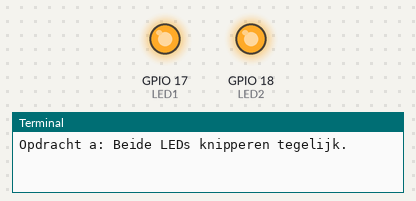
Bench run of a program on a simulated Raspberry Pi (BCM pin numbers). On the bench: output pins drawn as LEDs (lit = HIGH), the last lines printed to the terminal. The clock reads 2024-03-15 10:24:30 at power-on unless the program sets it. At 40.0 s the program stops and its outputs stay as they are.

Above: at 0.1 s.
At 20.1 s:
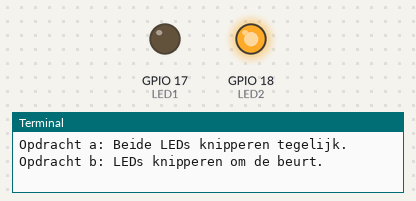
At 36.1 s:
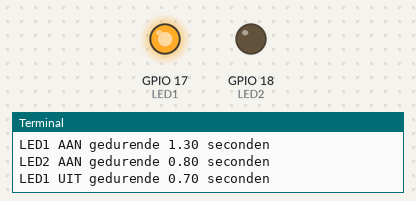
At 39.4 s:
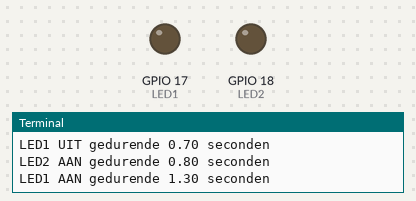
Timing chart, 0 to 40.9 s (numbered marks = the images above):
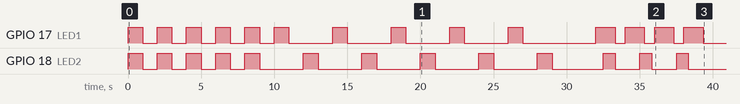

The program:

opdr3_multiple_leds.py
```python
# Opdracht 3: Bestuur 2 LEDs tegelijk
# Naam: Nina Schrauwen
# Beschrijving: Bestuur 2 LEDs tegelijk, na elkaar en met verschillende intervallen. Opdracht onderverdeeld in 3 aparte functies die achter elkaar worden aangeroepen (a t/m c).

# Importeer bibliotheken
import RPi.GPIO as GPIO
import time

# GPIO-pin nummers van de LEDs
LED1 = 17
LED2 = 18

# GPIO-instellingen
GPIO.setmode(GPIO.BCM)  # Gebruik Broadcom SOC-pinnummering
GPIO.setup(LED1, GPIO.OUT)  # Zet pin als output
GPIO.setup(LED2, GPIO.OUT)  # Zet pin als output

# Laat beide LEDs tegelijk knipperen, 1 seconde aan, 1 seconde uit
def opdracht_a():
    print("Opdracht a: Beide LEDs knipperen tegelijk.")

    # LEDs 5 keer tegelijk laten knipperen
    for _ in range(5):
        GPIO.output(LED1, GPIO.HIGH)  # Zet LED aan
        GPIO.output(LED2, GPIO.HIGH)  # Zet LED aan
        time.sleep(1)  # Laat LEDs 1 seconde aan

        GPIO.output(LED1, GPIO.LOW)  # Zet LED uit
        GPIO.output(LED2, GPIO.LOW)  # Zet LED uit
        time.sleep(1)  # Laat LEDs 1 seconde uit

# Laat de LEDs om de beurt knipperen, elk 1 seconde aan/uit
def opdracht_b():
    print("Opdracht b: LEDs knipperen om de beurt.")

    # LEDs 5 keer om en om laten knipperen
    for _ in range(5):
        GPIO.output(LED1, GPIO.HIGH)  # Zet LED1 aan
        time.sleep(1)
        GPIO.output(LED1, GPIO.LOW)  # Zet LED1 uit
        time.sleep(1)

        GPIO.output(LED2, GPIO.HIGH)  # Zet LED2 aan
        time.sleep(1)
        GPIO.output(LED2, GPIO.LOW)  # Zet LED2 uit
        time.sleep(1)

# Laat beide LEDs tegelijk knipperen met verschillende intervallen
def opdracht_c():
    print("Opdracht c: Beide LEDs knipperen tegelijk met verschillende intervallen.")

    # Definieer de intervallen voor beide LEDs
    led1_intervals = [1.3, 0.7]  # [aan, uit] intervallen voor LED1
    led2_intervals = [0.8, 1.7]  # [aan, uit] intervallen voor LED2

    # Initialiseer LED-statussen en timers
    led1_state = GPIO.HIGH
    led2_state = GPIO.HIGH
    # Start met interval[0] omdat de LEDs beginnen met HIGH
    led1_timer = time.time() + led1_intervals[0]
    led2_timer = time.time() + led2_intervals[0]
    # Houd bij hoelang de LED daadwerkelijk aan of uit is geweest
    led1_last_interval = time.time()
    led2_last_interval = time.time()

    # Starttijd ophalen
    start_time = time.time()
    # Voer de knippervolgorde 10 seconden uit
    while time.time() - start_time < 10:
        current_time = time.time()

        # Controleer of timer verlopen is → wissel status LED1 (toggle LED1 HIGH/LOW)
        if current_time >= led1_timer:
            actual_interval1 = current_time - led1_last_interval
            print(f"LED1 {'AAN' if led1_state == GPIO.HIGH else 'UIT'} gedurende {actual_interval1:.2f} seconden")
            led1_state = GPIO.LOW if led1_state == GPIO.HIGH else GPIO.HIGH
            GPIO.output(LED1, led1_state)
            led1_timer = current_time + (led1_intervals[0] if led1_state == GPIO.HIGH else led1_intervals[1])
            led1_last_interval = current_time

        # Controleer of timer verlopen is → wissel status LED2 (toggle LED2 HIGH/LOW)
        if current_time >= led2_timer:
            actual_interval2 = current_time - led2_last_interval
            print(f"LED2 {'AAN' if led2_state == GPIO.HIGH else 'UIT'} gedurende {actual_interval2:.2f} seconden")
            led2_state = GPIO.LOW if led2_state == GPIO.HIGH else GPIO.HIGH
            GPIO.output(LED2, led2_state)
            led2_timer = current_time + (led2_intervals[0] if led2_state == GPIO.HIGH else led2_intervals[1])
            led2_last_interval = current_time

        # Korte vertraging om CPU-gebruik te beperken
        time.sleep(0.01)

# Voer de opdrachten een voor een uit
try:
    opdracht_a()
    opdracht_b()
    opdracht_c()

# Reset GPIO-instellingen, ook als er fouten optreden of het script wordt onderbroken
finally:
    GPIO.cleanup()
    print("GPIO-reset voltooid.")
```

Measured:
- by itself, GPIO 18 (LED2): LOW → HIGH at 0.00 s, → LOW 1.0 s later, → HIGH 1.0 s later, → LOW 1.0 s later, … (26 changes in this stretch)
- by itself, GPIO 17 (LED1): goes 5 × (HIGH 1.0 s, LOW 1.0 s), 4 × (HIGH 1.0 s, LOW 3.0 s), HIGH 1.0 s, LOW 5.0 s, 3 × (HIGH 1.3 s, LOW 0.70 s), HIGH 1.3 s, then LOW
